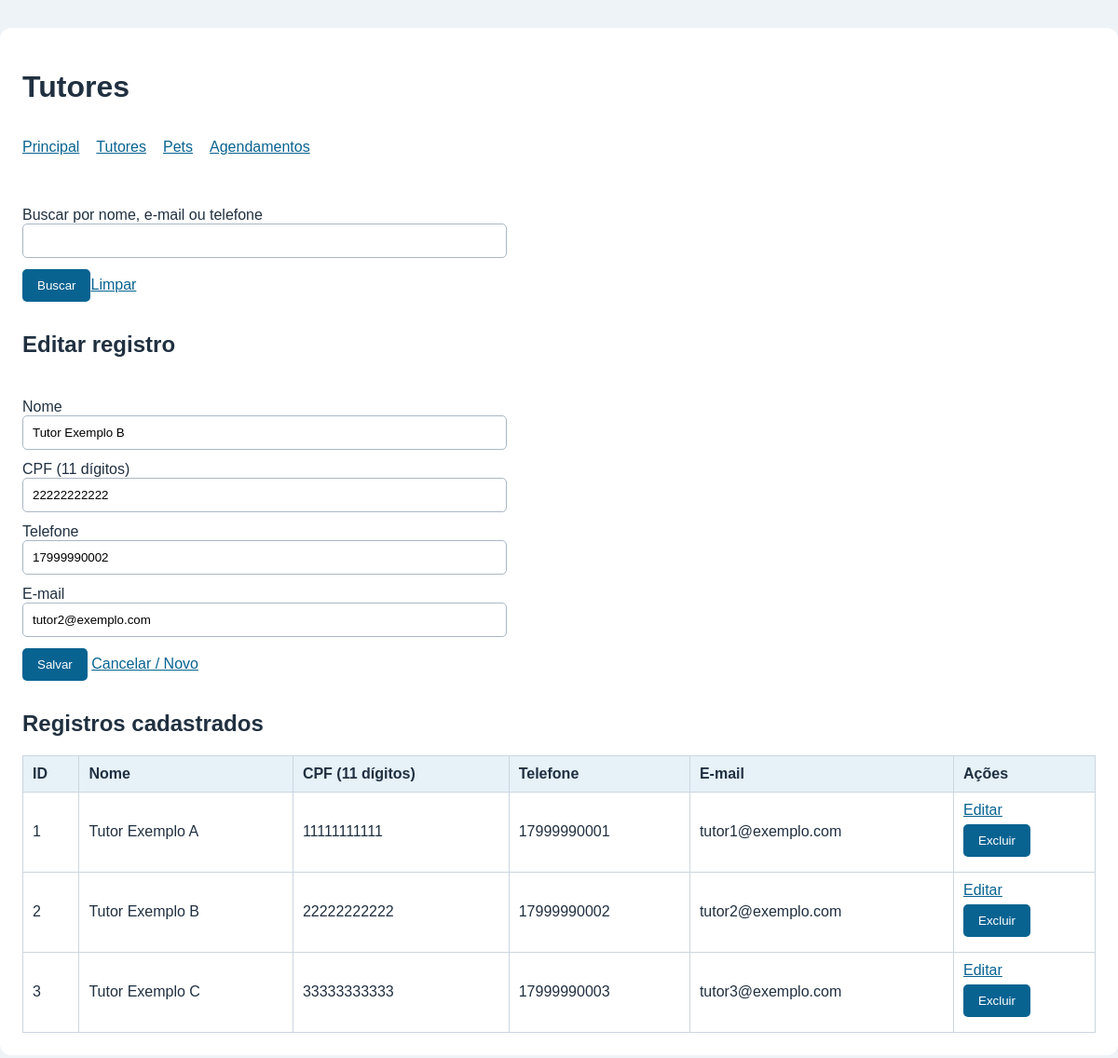
Screenshot of /tutores.php?editar=2 (signed in) with the database file from the repository.
### tables this page shows
CREATE TABLE tutores (
id INT AUTO_INCREMENT PRIMARY KEY,
nome VARCHAR(120) NOT NULL,
cpf_criptografado TEXT NOT NULL,
telefone VARCHAR(20) NOT NULL,
email VARCHAR(120) NOT NULL
);

### tutores.php (the view, shortened to what this page needs)
<?php
require_once 'conexao.php';
$id = 0;
$nome = '';
$cpf = '';
$telefone = '';
$email = '';
if (isset($_GET['editar']) && $_SERVER['REQUEST_METHOD'] !== 'POST') {
    $id = intval($_GET['editar']);
    $stmt = $conn->prepare('SELECT * FROM tutores WHERE id = ?');
    $stmt->bind_param('i', $id);
    $stmt->execute();
    $registro = $stmt->get_result()->fetch_assoc();
    if (!$registro) {
        $id = 0;
        $erro = 'Registro não encontrado.';
    } else {
        $nome = $registro['nome'];
        $cpf = descriptografar($registro['cpf_criptografado']);
        $telefone = $registro['telefone'];
        $email = $registro['email'];
    }
}
$busca = trim($_GET['busca'] ?? '');
$termo = '%' . $busca . '%';
$stmt = $conn->prepare('SELECT * FROM tutores WHERE nome LIKE ? OR email LIKE ? OR telefone LIKE ?
ORDER BY nome');
$stmt->bind_param('sss', $termo, $termo, $termo);
$stmt->execute();
$listagem = $stmt->get_result();
?>
<form method="get"><label>Buscar por nome, e-mail ou telefone<input name="busca" value="<?= e($busca)
                                                                                        ?>"></label><button>Buscar</button><a href="tutores.php">Limpar</a></form>
<h2><?= $id ? 'Editar registro' : 'Novo registro' ?></h2>
<form method="post">
    <label>Nome<input type="text" name="nome" value="<?= e($nome) ?>" maxlength="120" required></label>
    <label>CPF (11 dígitos)<input type="text" name="cpf" value="<?= e($cpf) ?>" maxlength="11"
            required></label>
    <label>Telefone<input type="text" name="telefone" value="<?= e($telefone) ?>" maxlength="20"
            required></label>
    <label>E-mail<input type="email" name="email" value="<?= e($email) ?>" maxlength="120"
            required></label>
    <button name="acao" value="salvar">Salvar</button> <a href="tutores.php">Cancelar / Novo</a>
</form>
<h2>Registros cadastrados</h2>
<div class="rolagem">
    <table>
        <thead>
            <tr>
                <th>ID</th>
                <th>Nome</th>
                <th>CPF (11
                    dígitos)</th>
                <th>Telefone</th>
                <th>E-mail</th>
                <th>Ações</th>
            </tr>
        </thead>
        <tbody>
            <?php while ($r = $listagem->fetch_assoc()): ?><tr>
                    <td><?= e($r['id']) ?></td>
                    <td><?= e($r['nome']) ?></td>
                    <td><?= e(descriptografar($r['cpf_criptografado'])) ?></td>
                    <td><?= e($r['telefone']) ?></td>
                    <td><?= e($r['email']) ?></td>
                    <td><a href="tutores.php?editar=<?= e($r['id']) ?>">Editar</a>
                        <form method="post" onsubmit="return confirm('Excluir este registro?')">
                            <button name="acao" value="excluir">Excluir</button>
                        </form>
                    </td>
                </tr>
            <?php endwhile; ?></tbody>
    </table>
</div>

### style.css (style rules this page uses)
* { box-sizing: border-box; }
body { margin: 0; background: #eef3f7; color: #203040; font-family: Arial, sans-serif; }
a { color: #086391; }
form { padding: 12px 0; }
label { display: block; margin: 12px 0; }
input, select { display: block; width: 100%; max-width: 520px; padding: 10px; border: 1px solid #aab8c4; border-radius: 5px; }
button { padding: 10px 16px; background: #086391; color: white; border: 0; border-radius: 5px; cursor: pointer; }
.rolagem { overflow-x: auto; }
table { border-collapse: collapse; width: 100%; }
th, td { padding: 10px; text-align: left; border: 1px solid #ccd6df; }
th { background: #e6f1f8; }
td form { padding: 6px 0; }

### rows the page displays
tutores: nome "Tutor Exemplo B", cpf "22222222222", telefone "17999990002", email "tutor2@exemplo.com", id "2", cpf_criptografado "22222222222"
tutores: id "1", nome "Tutor Exemplo A", cpf_criptografado "11111111111", telefone "17999990001", email "tutor1@exemplo.com"
tutores: id "3", nome "Tutor Exemplo C", cpf_criptografado "33333333333", telefone "17999990003", email "tutor3@exemplo.com"

### other values shown
$titulo "Tutores"
